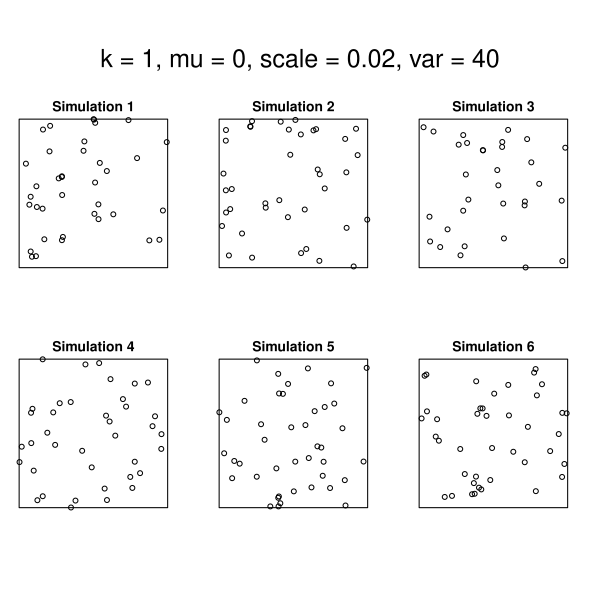

Recreate this plot in R.
source("simulateCSCP.R")
plot(simulateCSCP(list(list(mu=0, scale=0.02, var=40)), nsim=6),
     main="k = 1, mu = 0, scale = 0.02, var = 40")
